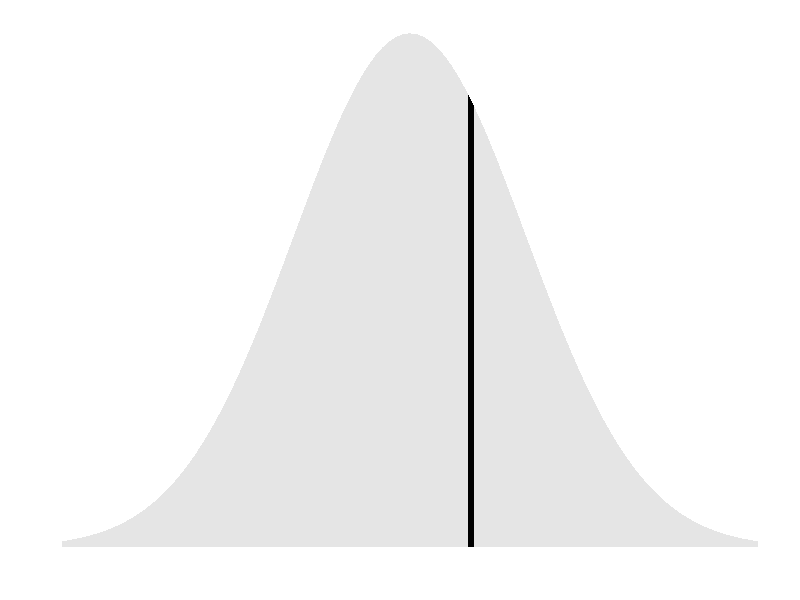
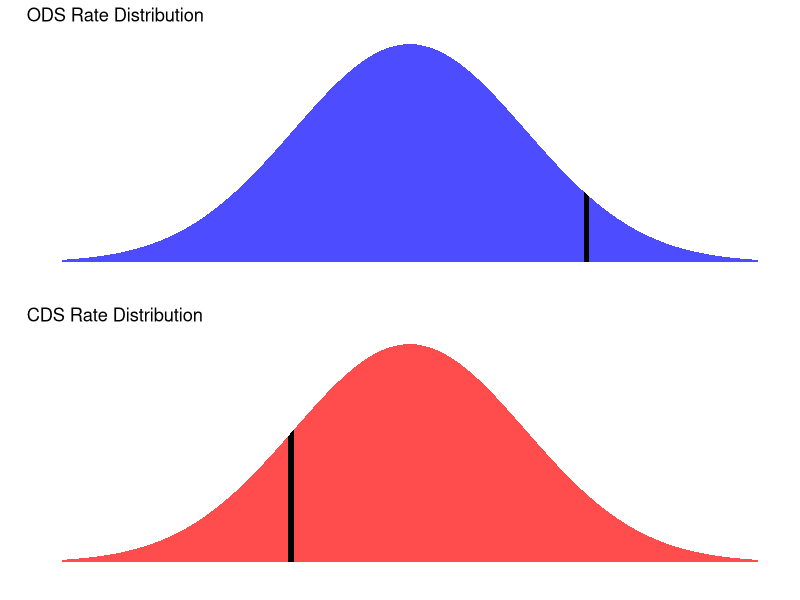
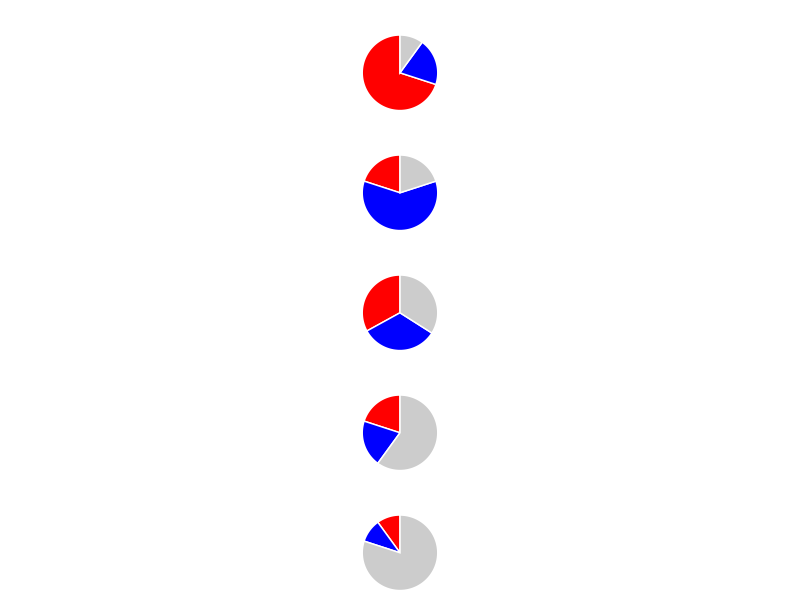
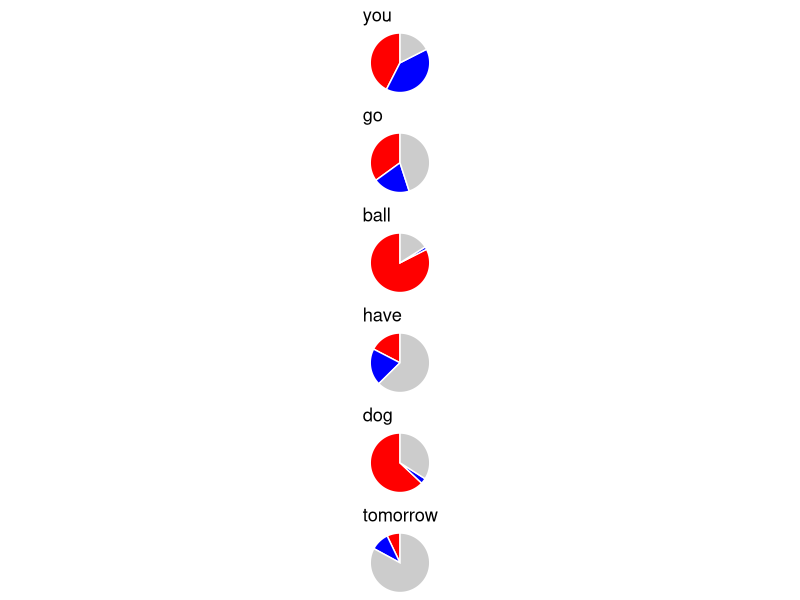
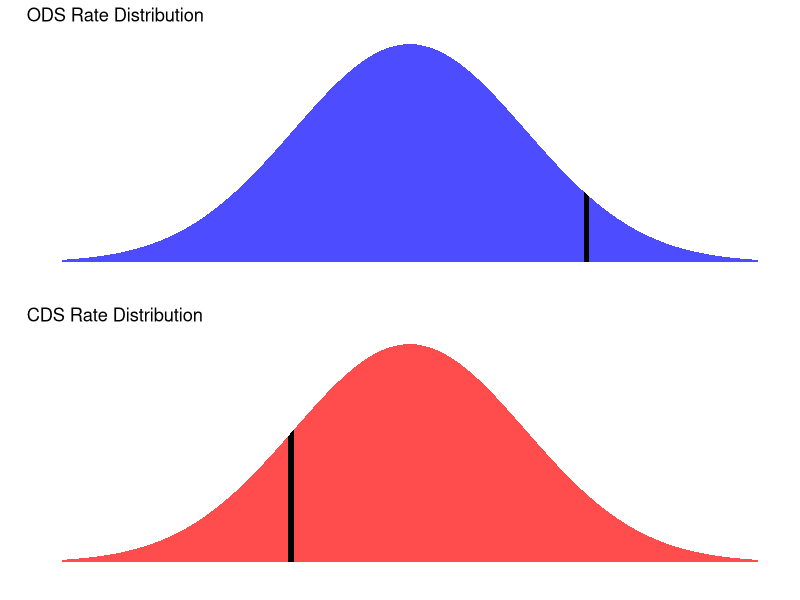
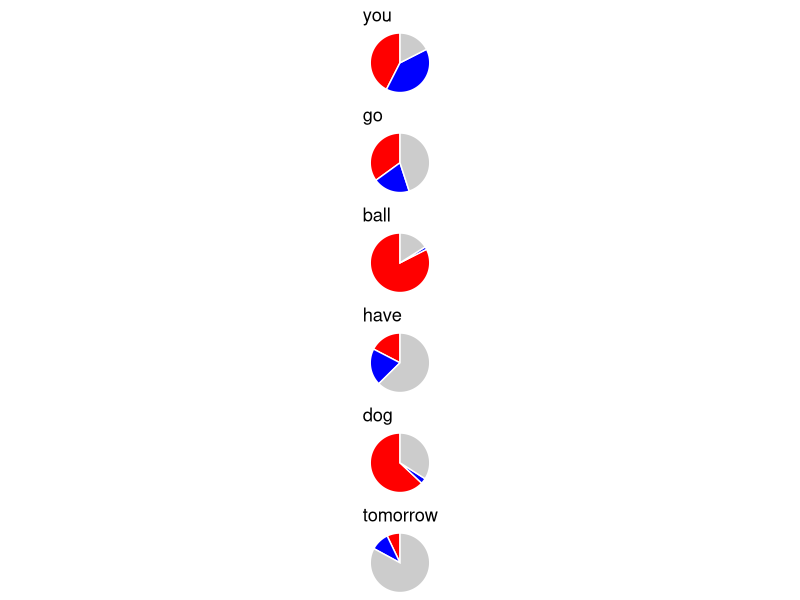

Write the R code that produced these figures, in order.
require(ggplot2)
require(ggpubr)

# ability distro
ggplot(NULL, aes(c(-3,3))) +
  geom_area(stat = "function", fun = dnorm, fill = "grey80", xlim = c(-3, 3),
            alpha=.5) +
  geom_area(stat = "function", fun = dnorm, fill = "black", xlim = c(.5, .55)) +
  labs(x = "", y = "") + 
  scale_y_continuous(breaks = NULL) +
  scale_x_continuous(breaks = NULL) +
  theme(panel.background = element_rect(fill = 'white', colour = 'white'))


# ODS and CDS rate distributions
p1 <- ggplot(NULL, aes(c(-3,3))) +
  geom_area(stat = "function", fun = dnorm, fill = "blue", xlim = c(-3, 3),
            alpha=.7) +
  geom_area(stat = "function", fun = dnorm, fill = "black", xlim = c(1.5, 1.55)) +
  labs(x = "", y = "") + ggtitle("ODS Rate Distribution") + 
  scale_y_continuous(breaks = NULL) + scale_x_continuous(breaks = NULL) +
  theme(panel.background = element_rect(fill = 'white', colour = 'white')) 
#geom_vline(aes(xintercept=0), linetype="dashed")

p2 <- ggplot(NULL, aes(c(-3,3))) +
  geom_area(stat = "function", fun = dnorm, fill = "red", xlim = c(-3, 3),
            alpha=.7) +
  geom_area(stat = "function", fun = dnorm, fill = "black", xlim = c(-1.0, -1.05)) +
  labs(x = "", y = "") + ggtitle("CDS Rate Distribution") + 
  scale_y_continuous(breaks = NULL) + scale_x_continuous(breaks = NULL) +
  theme(panel.background = element_rect(fill = 'white', colour = 'white')) 

ggarrange(p1, p2, nrow=2)
ggsave("CDS_ODS_distros_standard_model.pdf", width=3, height=5)


# per word pie charts

# Basic piechart
make_pie <- function(propCDS, propODS, title="") {
  prop_unlearned = 100 - propCDS - propODS
  dat <- data.frame(
    group=LETTERS[1:3],
    value=c(propCDS,propODS,prop_unlearned)
  )
  p <- ggplot(dat, aes(x="", y=value, fill=group)) +
    geom_bar(stat="identity", width=.1, color="white") +
    coord_polar("y", start=0) + ggtitle(title) +
    scale_fill_manual(values=c("red", "blue", "grey80")) +
    theme_void() + # remove background, grid, numeric labels
    theme(legend.position="none")
}

# CHILDES / SUBTLEX frequency per million tokens:
# you - 44502 / 41857
# go - 6631 / 3793
# ball - 5774 / 105
# have - 5330 / 6161
# dog - 4042 / 193
# table - 3746 / 106
# tomorrow - 240 / 336

ggarrange(make_pie(70,20),
          make_pie(20,60),
          make_pie(33,33),
          make_pie(20,20),
          make_pie(10,10),
          nrow=5)

ggarrange(make_pie(42.5,40, title="you"), # 1.06x as frequent in CDS
          make_pie(35,20, title="go"), # 1.75x as freq in CDS
          make_pie(82.5,1.5, title="ball"), # 55x as freq in CDS
          make_pie(17.4,20, title="have"), # .87x as freq in CDS (1.15x as freq in adult speech)
          make_pie(63,3, title="dog"), # 21x as freq in CDS
          make_pie(7.1,10, title="tomorrow"), # .71x as freq in CDS (1.4x as freq in adult)
          nrow=6)
ggsave("standard_model_words_example.pdf", height=6, width=1)
